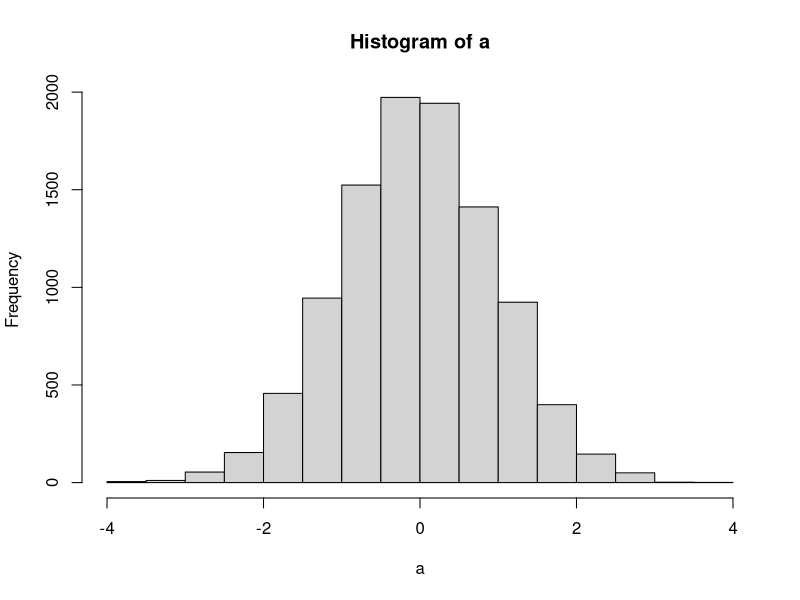
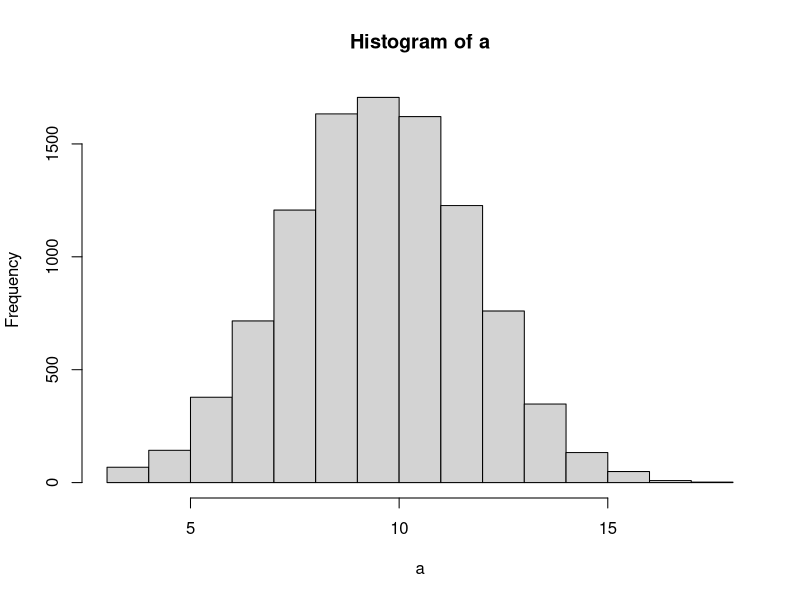

Reproduce these figures in R, in order.


#### adicionando comentario

a <- rnorm(10000)

hist(a)


#### adicionando comentario

a <- rbinom(10000, 20, 0.5)

hist(a) # comentario beta 2


# comentario aleatorio no arquivo codigo 2
